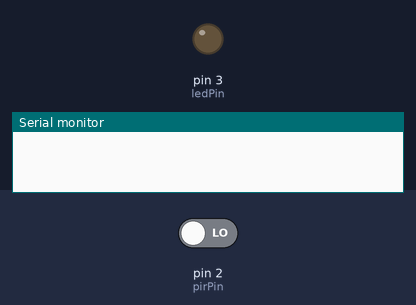
The sketch below on a simulated Arduino Uno, built with avr-gcc and run on an emulated ATmega328P. Shown: output pins drawn as LEDs (lit = HIGH), the last lines printed to the serial monitor. The inputs (shaded band) are chosen by the test bench; at power-on: pin 2 (pirPin) LOW.

Above: at 2.2 s.
2.3 s: pin 2 (pirPin) driven HIGH
At 7.4 s:
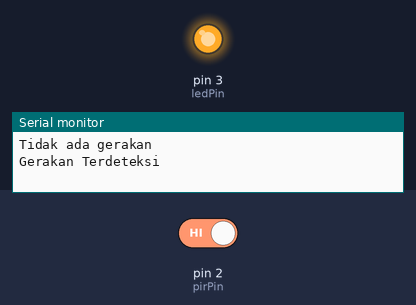
8.3 s: pin 2 (pirPin) driven LOW
At 13.9 s:
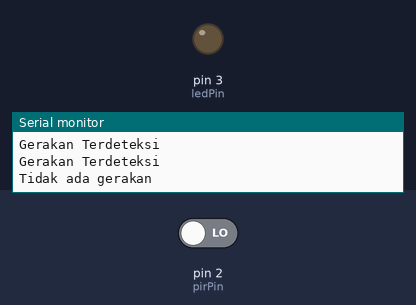
Timing chart, 0 to 15.4 s (numbered marks = the images above; inputs shaded):
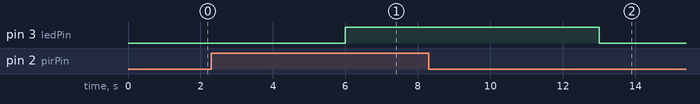

The sketch:

praktikum_sensor_pir.ino
```cpp
#define pirPin 2
#define ledPin 3
int statusPir = LOW;
int m;

void setup() {
  // put your setup code here, to run once:
  pinMode(pirPin, INPUT);
  pinMode(ledPin, OUTPUT);
  Serial.begin(9600);
  delay(1000);
}

void loop() {
  // put your main code here, to run repeatedly:
  m = digitalRead(pirPin);
  if (m == HIGH){
    // delay(2000);
    digitalWrite(ledPin, HIGH);//led nyala

    Serial.println("Gerakan Terdeteksi");//serial monitor menampilkan teks
    statusPir = HIGH;
  }
  else{
    delay(3000);
    digitalWrite(ledPin, LOW);//led mati
    Serial.println("Tidak ada gerakan");//serial monitor menampilkan teks
    statusPir = LOW;
  }
  delay(2000);
}
```

Measured:
- after the input at 2.3 s, pin 3 (ledPin): LOW → HIGH after 3.7 s
- after the input at 8.3 s, pin 3 (ledPin): HIGH → LOW after 4.7 s
